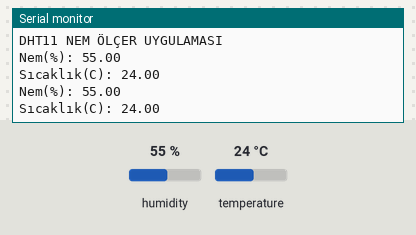
A sketch run on a simulated Arduino Uno, built with avr-gcc and run on an emulated ATmega328P. Shown: the last lines printed to the serial monitor. The inputs (shaded band) are chosen by the test bench; at power-on: humidity 55 %, temperature 24 °C.

Above: at 4.8 s.
4.9 s: humidity set to 22 %
At 6.5 s:
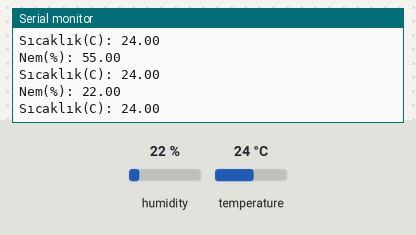
7.9 s: temperature set to 12 °C
At 8.9 s:
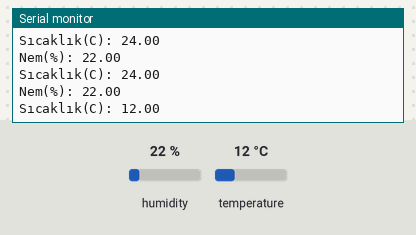
10.9 s: humidity set to 40 %
At 12.5 s:
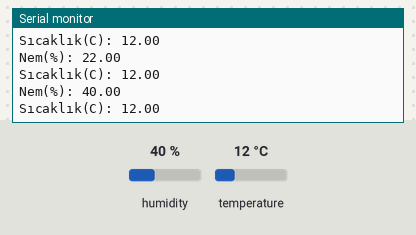
Timing chart, 0 to 14.0 s (numbered marks = the images above; inputs shaded):
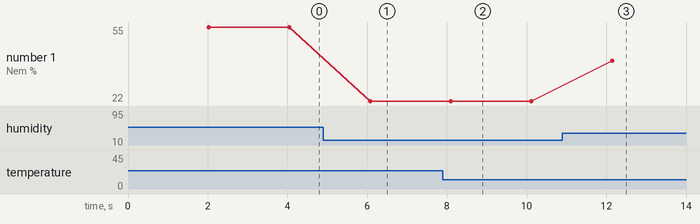

Measured:
- after the input at 4.9 s, the serial monitor: prints a new line after 1.2 s (image 1)
- after the input at 7.9 s, the serial monitor: prints a new line after 0.21 s (image 2)
- after the input at 10.9 s, the serial monitor: prints a new line after 1.2 s (image 3)
- plotted number 1: 55 → 22 after the input at 4.9 s, 22 → 40 after the input at 10.9 s

The sketch:

nem.ino
```cpp
#include <DHT.h>

#define DHTPIN 2     // nem ölçerin sinyal pini
#define DHTTYPE DHT11

DHT dht(DHTPIN, DHTTYPE);

void setup() {
  Serial.begin(9600);
  Serial.println("DHT11 NEM ÖLÇER UYGULAMASI"); // Başlangıç mesajı
  dht.begin();
}

void loop() {
  delay(2000); // 2 saniye bekle
  float h = dht.readHumidity(); // nem ölç
  float t = dht.readTemperature(); // sıcaklık ölç

  if (isnan(h) || isnan(t)) {
    Serial.println("DHT11'den veri okunamadı.");
    return;
  }

  Serial.print("Nem(%): ");
  Serial.println(h);
  Serial.print("Sıcaklık(C): ");
  Serial.println(t); // değerleri yaz
}
```
